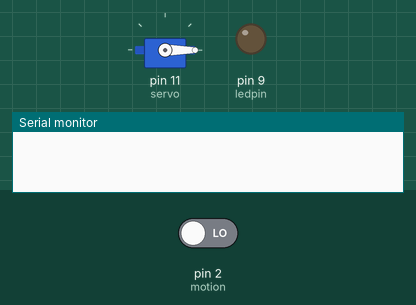
A sketch run on a simulated Arduino Uno, built with avr-gcc and run on an emulated ATmega328P. Parts: servo, output pins drawn as LEDs (lit = HIGH), the last lines printed to the serial monitor. Inputs (shaded band) come from the test bench; at power-on: pin 2 (motion) LOW.

Above: at 2.8 s.
2.9 s: pin 2 (motion) driven HIGH
At 3.9 s:
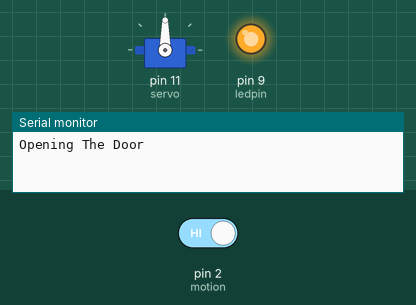
4.5 s: pin 2 (motion) driven LOW
At 8.9 s:
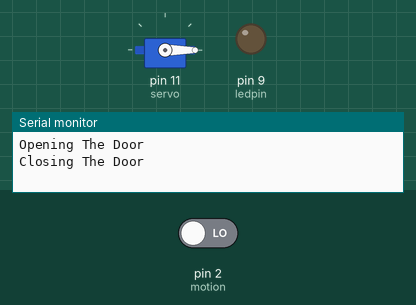
Timing chart, 0 to 10.4 s (numbered marks = the images above; inputs shaded):
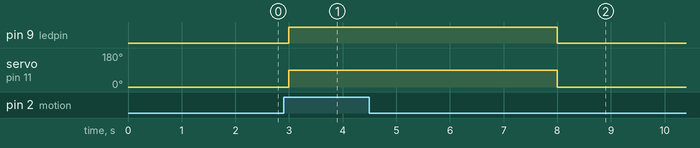

Measured:
- after the input at 2.9 s, pin 9 (ledpin): LOW → HIGH after 0.10 s; servo on pin 11 (servo): 0° → 90° after 0.10 s
- after the input at 4.5 s, pin 9 (ledpin): HIGH → LOW after 3.5 s; servo on pin 11 (servo): 90° → 0° after 3.5 s

The sketch:

0603_Automatic_door_sensor.ino
```cpp
#include<Servo.h>

Servo myservo;

int servo = 11;
int motion = 2;
int ledpin = 9;

void setup()
{
  myservo.attach(servo);
  myservo.write(0);
  pinMode(motion, INPUT);
  pinMode(ledpin, OUTPUT);
  Serial.begin(9600);
}

void loop()
{
  int sensor = digitalRead(motion);
  if (sensor == 1){
    digitalWrite(ledpin, HIGH);
    myservo.write(90);
    Serial.println("Opening The Door");
    delay(5000);
    Serial.println("Closing The Door");
  }
  else{
    digitalWrite(ledpin, LOW);
    myservo.write(0);
    delay(1000);
  }
}
```
